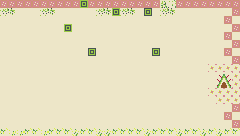

A level layout from a 2D game, rendered from its tile map. Below: a short description, then the map file with its tile-grid data intact:
An orthogonal 30x17 tile map with 8x8 px tiles, 1 tile layer (piso) and 7 objects.

<map version="1.10" tiledversion="1.12.2" orientation="orthogonal" renderorder="right-down" width="30" height="17" tilewidth="8" tileheight="8" infinite="0" nextlayerid="7" nextobjectid="72">
 <tileset firstgid="1" name="fondo_tileset2" tilewidth="8" tileheight="8" tilecount="144" columns="12">
  <image source="fondo_tileset2.png" width="96" height="96" />
 </tileset>
 <layer id="1" name="piso" width="30" height="17">
  <data encoding="csv">
62,62,62,62,62,62,62,62,62,62,38,62,62,62,62,62,62,62,62,62,99,100,62,62,62,62,62,62,62,62,
111,112,83,83,83,111,112,83,83,83,83,83,111,112,38,111,112,83,37,83,111,112,83,83,83,83,83,83,83,62,
83,83,83,83,83,83,83,83,83,83,83,83,83,83,83,83,83,83,83,83,83,83,83,83,83,83,83,83,62,83,
83,83,83,83,83,83,83,83,38,83,83,83,83,83,83,83,83,83,83,83,83,83,83,83,83,83,83,83,83,62,
83,83,83,83,83,83,83,83,83,83,83,83,83,83,83,83,83,83,83,83,83,83,83,83,83,83,83,83,62,83,
83,83,83,83,83,83,83,83,83,83,83,83,83,83,83,83,83,83,83,83,83,83,83,83,83,83,83,83,83,62,
83,83,83,83,83,83,83,83,83,83,83,37,83,83,83,83,83,83,83,37,83,83,83,83,83,83,83,83,62,83,
83,83,83,83,83,83,83,83,83,83,83,83,83,83,83,83,83,83,83,83,83,83,83,83,83,83,83,83,83,62,
83,83,83,83,83,83,83,83,83,83,83,83,83,83,83,83,83,83,83,83,83,83,83,83,83,83,49,49,49,49,
83,83,83,83,83,83,83,83,83,83,83,83,83,83,83,83,83,83,83,83,83,83,83,83,83,83,83,59,60,49,
83,83,83,83,83,83,83,83,83,83,83,83,83,83,83,83,83,83,83,83,83,83,83,83,83,83,83,71,72,49,
83,83,83,83,83,83,83,83,83,83,83,83,83,83,83,83,83,83,83,83,83,83,83,83,83,83,49,49,49,49,
83,83,83,83,83,83,83,83,83,83,83,83,83,83,83,83,83,83,83,83,83,83,83,83,83,83,83,49,49,49,
83,83,83,83,83,83,83,83,83,83,83,83,83,83,83,83,83,83,83,83,83,83,83,83,83,83,83,83,83,62,
83,83,83,83,83,83,83,83,83,83,83,83,83,83,83,83,83,83,83,83,83,83,83,83,83,83,83,83,62,83,
83,83,83,83,83,83,83,83,83,83,83,83,83,83,83,83,83,83,83,83,83,83,83,83,83,83,83,83,83,62,
142,130,130,142,142,130,142,142,142,132,142,142,132,132,142,142,142,142,132,142,142,142,132,142,142,132,142,132,142,142
  </data>
 </layer>
 <objectgroup id="2" name="paredes" visible="0">
  <object id="65" x="232.25" y="1.5" width="7.5" height="134.25">
  </object>
  <object id="66" x="0.25" y="0.25" width="7.25" height="54.75">
  </object>
  <object id="67" x="0.25" y="80" width="8.25" height="54.5">
  </object>
  <object id="68" x="10.5" y="128.5" width="220.5" height="6.5">
  </object>
  <object id="69" x="9" y="0.5" width="222" height="9">
  </object>
 </objectgroup>
 <objectgroup id="5" name="puerta">
  <properties>
   <property name="destino" value="inspiraciones" />
  </properties>
  <object id="70" x="216.667" y="72.8333" width="15" height="16">
   <properties>
    <property name="destino" value="plano" />
   </properties>
  </object>
 </objectgroup>
 <objectgroup id="6" name="spawn">
  <properties>
   <property name="desde" value="plano" />
  </properties>
  <object id="71" x="4.5" y="103.667" width="14" height="16">
   <properties>
    <property name="desde" value="presentacion1" />
   </properties>
  </object>
 </objectgroup>
</map>
